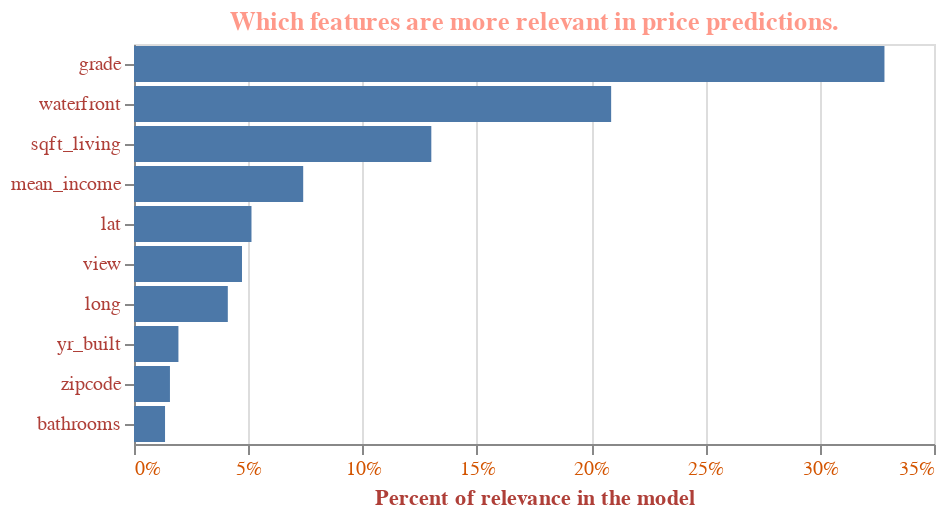

Notebook cell for this chart:
### Code cell
# This presentation is basic, can be improved

import altair as alt
alt.themes.enable('fivethirtyeight')
feat_imports['percents'] = round((feat_imports.importances * 100).astype(float),2)
alt.Chart(feat_imports.head(10)).mark_bar().encode(
    alt.X("importances", axis=alt.Axis(format='%', labelColor='#D35400', titleColor='#af3f38' ), title='Percent of relevance in the model'),
    alt.Y('feature names',sort='-x', title= '',axis=alt.Axis(labelColor='#af3f38')),
    tooltip=('percents')).properties(title= 'Which features are more relevant in price predictions.').configure_title(
        color='#ff998a
    )

### Figure 1 — Vega-Lite specification as saved in the notebook (floating-point values rounded to 4 significant figures)
{"usermeta": {"embedOptions": {"theme": "fivethirtyeight"}}, "config": {"view": {"continuousWidth": 400, "continuousHeight": 300}, "title": {"color": "#ff998a"}}, "data": {"name": "data-46d24bd065b9d9ea9606d37e7876859a"}, "mark": "bar", "encoding": {"tooltip": {"field": "percents", "type": "quantitative"}, "x": {"axis": {"format": "%", "labelColor": "#D35400", "titleColor": "#af3f38"}, "field": "importances", "title": "Percent of relevance in the model", "type": "quantitative"}, "y": {"axis": {"labelColor": "#af3f38"}, "field": "feature names", "sort": "-x", "title": "", "type": "nominal"}}, "title": "Which features are more relevant in price predictions.", "$schema": "https://vega.github.io/schema/vega-lite/v4.17.0.json", "datasets": {"data-46d24bd065b9d9ea9606d37e7876859a": [{"feature names": "grade", "importances": 0.3283, "percents": 32.83}, {"feature names": "waterfront", "importances": 0.2088, "percents": 20.88}, {"feature names": "sqft_living", "importances": 0.1301, "percents": 13.01}, {"feature names": "mean_income", "importances": 0.07403, "percents": 7.4}, {"feature names": "lat", "importances": 0.0514, "percents": 5.14}, {"feature names": "view", "importances": 0.04725, "percents": 4.72}, {"feature names": "long", "importances": 0.04104, "percents": 4.1}, {"feature names": "yr_built", "importances": 0.01944, "percents": 1.94}, {"feature names": "zipcode", "importances": 0.01573, "percents": 1.57}, {"feature names": "bathrooms", "importances": 0.01358, "percents": 1.36}]}}
